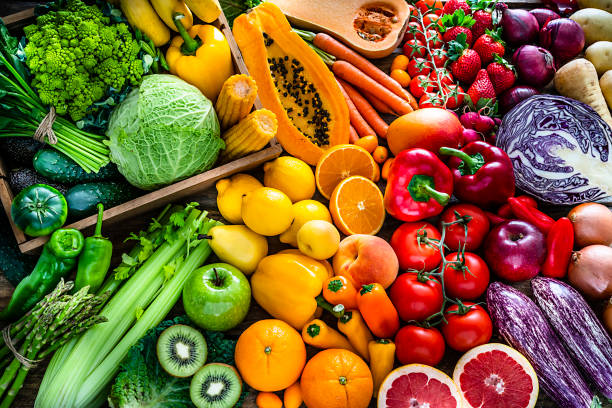
#> input picture OpenCV/veg_img.jpg, 612 x 408 px
$ jupyter execute 'Image Blurring Operation.ipynb'
#> lines starting #> are read from the running program, lines starting #| are printed output that depends on the picture
## Image Blurring Operation

[cell 1]
import cv2
import numpy as np

veg_img = cv2.imread('veg_img.jpg')
#> veg_img is the input picture: shape (408, 612, 3); mean B, G, R 48.4, 101.2, 133.9
img = cv2.resize(veg_img, None, fx=.5, fy=.5, interpolation=cv2.INTER_CUBIC)
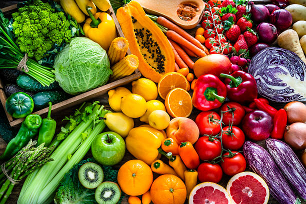
#> img: shape (204, 306, 3); mean B, G, R 48.6, 101.3, 133.9
cv2.imshow('Orignal Image', img)
cv2.waitKey(0)

blurfunc = np.ones((7,7), np.float32)/49
blurred_img = cv2.filter2D(img, -1, blurfunc)
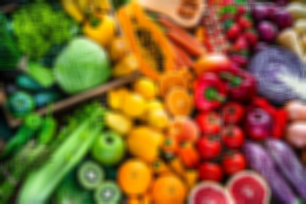
#> blurred_img: shape (204, 306, 3); mean B, G, R 48.6, 101.3, 133.9
cv2.imshow('Blur Image', blurred_img)
cv2.waitKey()

cv2.destroyAllWindows()

$ run again, with OpenCV/Colors Conversion.jpg copied over OpenCV/veg_img.jpg
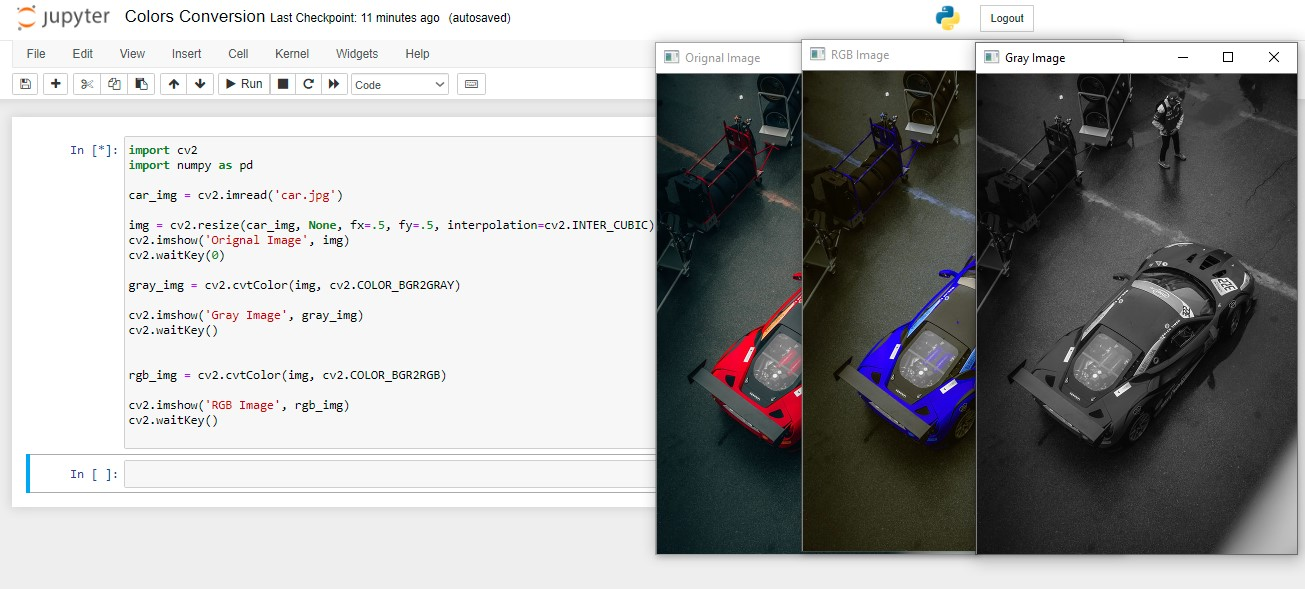
#> input picture OpenCV/Colors Conversion.jpg, 1305 x 589 px
#> veg_img is the input picture: shape (589, 1305, 3); mean B, G, R 165, 165.2, 165
#> `img = cv2.resize(veg_img, None, fx=.5, fy=.5, interpolation=cv2.INTER_..`:
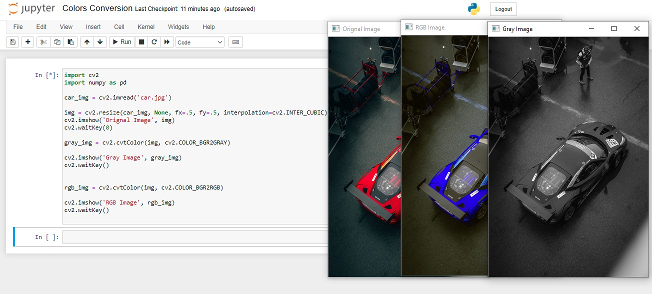
#> img: shape (294, 652, 3); mean B, G, R 164.7, 164.8, 164.6
#> `blurred_img = cv2.filter2D(img, -1, blurfunc)`:
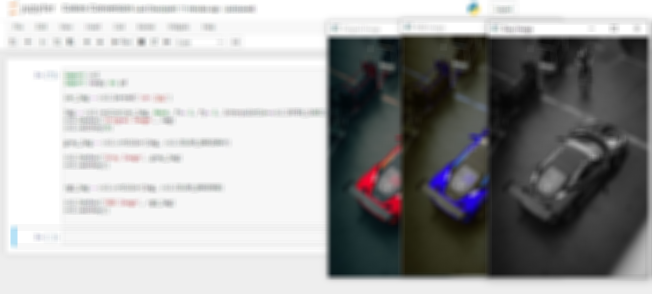
#> blurred_img: shape (294, 652, 3); mean B, G, R 164.7, 164.8, 164.6
